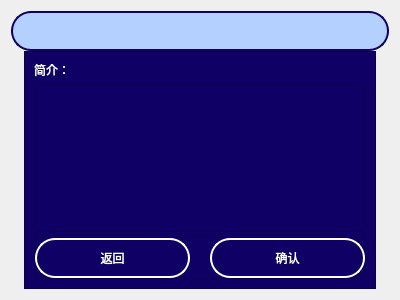
<?xml version="1.0" encoding="UTF-8"?>
<ui version="4.0">
 <class>noteEntryEdit</class>
 <widget class="QFrame" name="noteEntryEdit">
  <property name="geometry">
   <rect>
    <x>0</x>
    <y>0</y>
    <width>400</width>
    <height>300</height>
   </rect>
  </property>
  <property name="windowTitle">
   <string>Frame</string>
  </property>
  <property name="autoFillBackground">
   <bool>false</bool>
  </property>
  <property name="lineWidth">
   <number>1</number>
  </property>
  <layout class="QGridLayout" name="gridLayout">
   <property name="verticalSpacing">
    <number>0</number>
   </property>
   <item row="0" column="0" colspan="3">
    <widget class="QLineEdit" name="name">
     <property name="minimumSize">
      <size>
       <width>0</width>
       <height>40</height>
      </size>
     </property>
     <property name="styleSheet">
      <string notr="true">background-color: rgb(179, 208, 255); border-radius: 20px;  border:2px solid rgb(14, 0, 100);color:black;</string>
     </property>
     <property name="text">
      <string/>
     </property>
    </widget>
   </item>
   <item row="1" column="0">
    <widget class="QLabel" name="label">
     <property name="maximumSize">
      <size>
       <width>20</width>
       <height>16777215</height>
      </size>
     </property>
     <property name="text">
      <string/>
     </property>
    </widget>
   </item>
   <item row="1" column="1">
    <widget class="QFrame" name="frame">
     <property name="styleSheet">
      <string notr="true">background-color: rgb(14, 0, 100);
color: rgb(255, 255, 255);</string>
     </property>
     <property name="frameShape">
      <enum>QFrame::StyledPanel</enum>
     </property>
     <property name="frameShadow">
      <enum>QFrame::Raised</enum>
     </property>
     <layout class="QGridLayout" name="gridLayout_3">
      <item row="2" column="0">
       <widget class="QFrame" name="frame_2">
        <property name="frameShape">
         <enum>QFrame::StyledPanel</enum>
        </property>
        <property name="frameShadow">
         <enum>QFrame::Raised</enum>
        </property>
        <layout class="QGridLayout" name="gridLayout_2">
         <property name="leftMargin">
          <number>0</number>
         </property>
         <property name="topMargin">
          <number>0</number>
         </property>
         <property name="rightMargin">
          <number>0</number>
         </property>
         <property name="bottomMargin">
          <number>0</number>
         </property>
         <property name="horizontalSpacing">
          <number>20</number>
         </property>
         <property name="verticalSpacing">
          <number>0</number>
         </property>
         <item row="0" column="0">
          <widget class="QPushButton" name="cancel">
           <property name="minimumSize">
            <size>
             <width>0</width>
             <height>40</height>
            </size>
           </property>
           <property name="styleSheet">
            <string notr="true">QPushButton{background-color: rgb(14, 0, 100); border-radius: 20px;  border:2px solid white;}</string>
           </property>
           <property name="text">
            <string>返回</string>
           </property>
          </widget>
         </item>
         <item row="0" column="1">
          <widget class="QPushButton" name="confirm">
           <property name="minimumSize">
            <size>
             <width>0</width>
             <height>40</height>
            </size>
           </property>
           <property name="styleSheet">
            <string notr="true">QPushButton{background-color: rgb(14, 0, 100); border-radius: 20px;  border:2px solid white;}</string>
           </property>
           <property name="text">
            <string>确认</string>
           </property>
          </widget>
         </item>
        </layout>
       </widget>
      </item>
      <item row="0" column="0">
       <widget class="QLabel" name="label_3">
        <property name="text">
         <string>简介：</string>
        </property>
       </widget>
      </item>
      <item row="1" column="0">
       <widget class="QPlainTextEdit" name="introduction"/>
      </item>
     </layout>
    </widget>
   </item>
   <item row="1" column="2">
    <widget class="QLabel" name="label_2">
     <property name="maximumSize">
      <size>
       <width>20</width>
       <height>16777215</height>
      </size>
     </property>
     <property name="text">
      <string/>
     </property>
    </widget>
   </item>
  </layout>
 </widget>
 <resources/>
 <connections/>
</ui>
